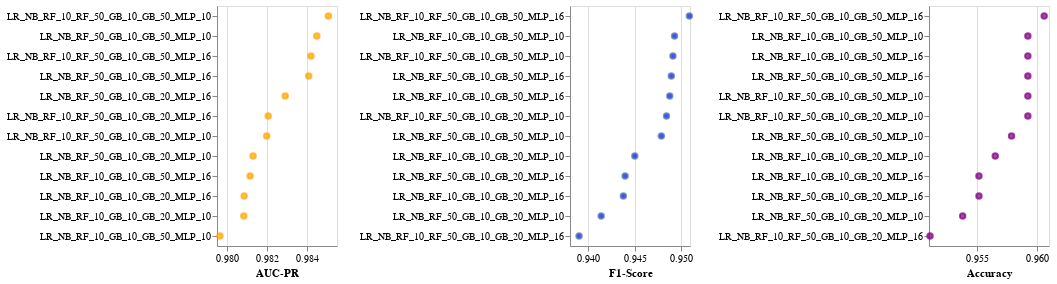

The cell this chart's notebook holds for it:
### Code cell
labels = []
for conf in configurations_combined:
    label = "_".join(conf.keys())
    label = label.replace("LogisticRegression_binomial", "LR")
    label = label.replace("RandomForest", "RF")
    label = label.replace("GradientBoosting", "GB")
    label = label.replace("NeuralNetwork", "MLP")
    label = label.replace("trees", "")
    label = label.replace("NaiveBayes", "NB")
    labels.append(label)
    
data_combined = []
for label, record in zip(labels, results_combined.values()):
    record["Configuration"] = label
    data_combined.append(record)
data
df = pd.DataFrame(data_combined)

f1_chart = alt.Chart(df).mark_point(fill="blue").encode(
    y=alt.Y('Configuration', sort="-x", axis=alt.Axis(title=None)),
    x=alt.X('F1-Score').scale(zero=False)
).properties(width=120)

aucpr_chart = alt.Chart(df).mark_point(fill="orange", stroke="orange").encode(
    y=alt.Y('Configuration', sort="-x", axis=alt.Axis(title=None)),
    x=alt.X('AUC-PR').scale(zero=False)
).properties(width=120)

accuracy_chart = alt.Chart(df).mark_point(fill="purple", stroke="purple").encode(
    y=alt.Y('Configuration', sort="-x", axis=alt.Axis(title=None)),
    x=alt.X('Accuracy').scale(zero=False)
).properties(width=120)
(aucpr_chart | f1_chart | accuracy_chart).configure_axis(labelLimit=1000)

### Figure 1 — Vega-Lite specification as saved in the notebook (floating-point values rounded to 4 significant figures)
{"config": {"view": {"continuousWidth": 300, "continuousHeight": 300}, "axis": {"labelLimit": 1000}}, "hconcat": [{"mark": {"type": "point", "fill": "orange", "stroke": "orange"}, "encoding": {"x": {"field": "AUC-PR", "scale": {"zero": false}, "type": "quantitative"}, "y": {"axis": {"title": null}, "field": "Configuration", "sort": "-x", "type": "nominal"}}, "width": 120}, {"mark": {"type": "point", "fill": "blue"}, "encoding": {"x": {"field": "F1-Score", "scale": {"zero": false}, "type": "quantitative"}, "y": {"axis": {"title": null}, "field": "Configuration", "sort": "-x", "type": "nominal"}}, "width": 120}, {"mark": {"type": "point", "fill": "purple", "stroke": "purple"}, "encoding": {"x": {"field": "Accuracy", "scale": {"zero": false}, "type": "quantitative"}, "y": {"axis": {"title": null}, "field": "Configuration", "sort": "-x", "type": "nominal"}}, "width": 120}], "data": {"name": "data-ae9acb51ecd64ae5eaf25d94b15218ea"}, "$schema": "https://vega.github.io/schema/vega-lite/v5.8.0.json", "datasets": {"data-ae9acb51ecd64ae5eaf25d94b15218ea": [{"F1-Score": 0.9493, "AUC-PR": 0.9796, "Accuracy": 0.9592, "Configuration": "LR_NB_RF_10_GB_10_GB_50_MLP_10"}, {"F1-Score": 0.9488, "AUC-PR": 0.9812, "Accuracy": 0.9592, "Configuration": "LR_NB_RF_10_GB_10_GB_50_MLP_16"}, {"F1-Score": 0.945, "AUC-PR": 0.9808, "Accuracy": 0.9565, "Configuration": "LR_NB_RF_10_GB_10_GB_20_MLP_10"}, {"F1-Score": 0.9438, "AUC-PR": 0.9809, "Accuracy": 0.9552, "Configuration": "LR_NB_RF_10_GB_10_GB_20_MLP_16"}, {"F1-Score": 0.9479, "AUC-PR": 0.9845, "Accuracy": 0.9579, "Configuration": "LR_NB_RF_50_GB_10_GB_50_MLP_10"}, {"F1-Score": 0.949, "AUC-PR": 0.9841, "Accuracy": 0.9592, "Configuration": "LR_NB_RF_50_GB_10_GB_50_MLP_16"}, {"F1-Score": 0.9414, "AUC-PR": 0.9813, "Accuracy": 0.9538, "Configuration": "LR_NB_RF_50_GB_10_GB_20_MLP_10"}, {"F1-Score": 0.944, "AUC-PR": 0.9829, "Accuracy": 0.9552, "Configuration": "LR_NB_RF_50_GB_10_GB_20_MLP_16"}, {"F1-Score": 0.9492, "AUC-PR": 0.9851, "Accuracy": 0.9592, "Configuration": "LR_NB_RF_10_RF_50_GB_10_GB_50_MLP_10"}, {"F1-Score": 0.9509, "AUC-PR": 0.9842, "Accuracy": 0.9606, "Configuration": "LR_NB_RF_10_RF_50_GB_10_GB_50_MLP_16"}, {"F1-Score": 0.9485, "AUC-PR": 0.982, "Accuracy": 0.9592, "Configuration": "LR_NB_RF_10_RF_50_GB_10_GB_20_MLP_10"}, {"F1-Score": 0.939, "AUC-PR": 0.9821, "Accuracy": 0.9511, "Configuration": "LR_NB_RF_10_RF_50_GB_10_GB_20_MLP_16"}]}}
